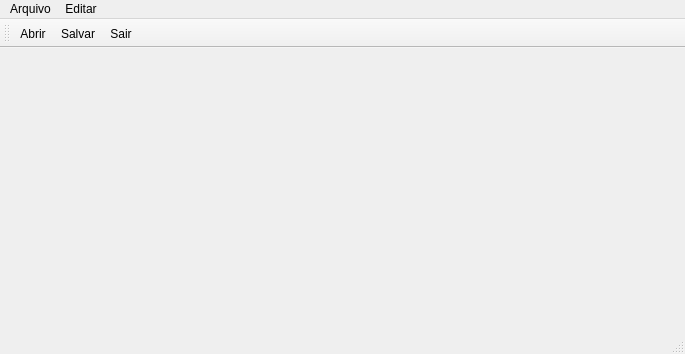
<?xml version="1.0" encoding="UTF-8"?>
<ui version="4.0">
 <class>MainWindow</class>
 <widget class="QMainWindow" name="MainWindow">
  <property name="geometry">
   <rect>
    <x>0</x>
    <y>0</y>
    <width>685</width>
    <height>354</height>
   </rect>
  </property>
  <property name="windowTitle">
   <string>MainWindow</string>
  </property>
  <widget class="QWidget" name="centralwidget"/>
  <widget class="QMenuBar" name="menubar">
   <property name="geometry">
    <rect>
     <x>0</x>
     <y>0</y>
     <width>685</width>
     <height>21</height>
    </rect>
   </property>
   <widget class="QMenu" name="menuArquivo">
    <property name="title">
     <string>Arquivo</string>
    </property>
    <widget class="QMenu" name="menuNovo">
     <property name="title">
      <string>Novo</string>
     </property>
     <addaction name="actionProjeto"/>
     <addaction name="actionArquivo"/>
     <addaction name="separator"/>
    </widget>
    <addaction name="separator"/>
    <addaction name="menuNovo"/>
    <addaction name="actionAbrir"/>
    <addaction name="actionSalvar"/>
    <addaction name="actionSair"/>
   </widget>
   <widget class="QMenu" name="menuEditar">
    <property name="title">
     <string>Editar</string>
    </property>
    <addaction name="actionPesquisar"/>
   </widget>
   <addaction name="menuArquivo"/>
   <addaction name="menuEditar"/>
  </widget>
  <widget class="QStatusBar" name="statusbar"/>
  <widget class="QToolBar" name="toolBar">
   <property name="windowTitle">
    <string>toolBar</string>
   </property>
   <attribute name="toolBarArea">
    <enum>TopToolBarArea</enum>
   </attribute>
   <attribute name="toolBarBreak">
    <bool>false</bool>
   </attribute>
   <addaction name="actionAbrir"/>
   <addaction name="actionSalvar"/>
   <addaction name="actionSair"/>
  </widget>
  <action name="actionAbrir">
   <property name="icon">
    <iconset resource="recursos.qrc">
     <normaloff>:/img/imagens/icone_1.png</normaloff>:/img/imagens/icone_1.png</iconset>
   </property>
   <property name="text">
    <string>Abrir</string>
   </property>
  </action>
  <action name="actionSalvar">
   <property name="icon">
    <iconset resource="recursos.qrc">
     <normaloff>:/img/imagens/icone_7.jpg</normaloff>:/img/imagens/icone_7.jpg</iconset>
   </property>
   <property name="text">
    <string>Salvar</string>
   </property>
  </action>
  <action name="actionSair">
   <property name="icon">
    <iconset resource="recursos.qrc">
     <normaloff>:/img/imagens/icone_3.png</normaloff>:/img/imagens/icone_3.png</iconset>
   </property>
   <property name="text">
    <string>Sair</string>
   </property>
  </action>
  <action name="actionPesquisar">
   <property name="icon">
    <iconset resource="recursos.qrc">
     <normaloff>:/img/imagens/icone_6.jpg</normaloff>:/img/imagens/icone_6.jpg</iconset>
   </property>
   <property name="text">
    <string>Pesquisar</string>
   </property>
  </action>
  <action name="actionProjeto">
   <property name="text">
    <string>Projeto</string>
   </property>
  </action>
  <action name="actionArquivo">
   <property name="text">
    <string>Arquivo</string>
   </property>
  </action>
 </widget>
 <resources>
  <include location="recursos.qrc"/>
 </resources>
 <connections/>
</ui>
